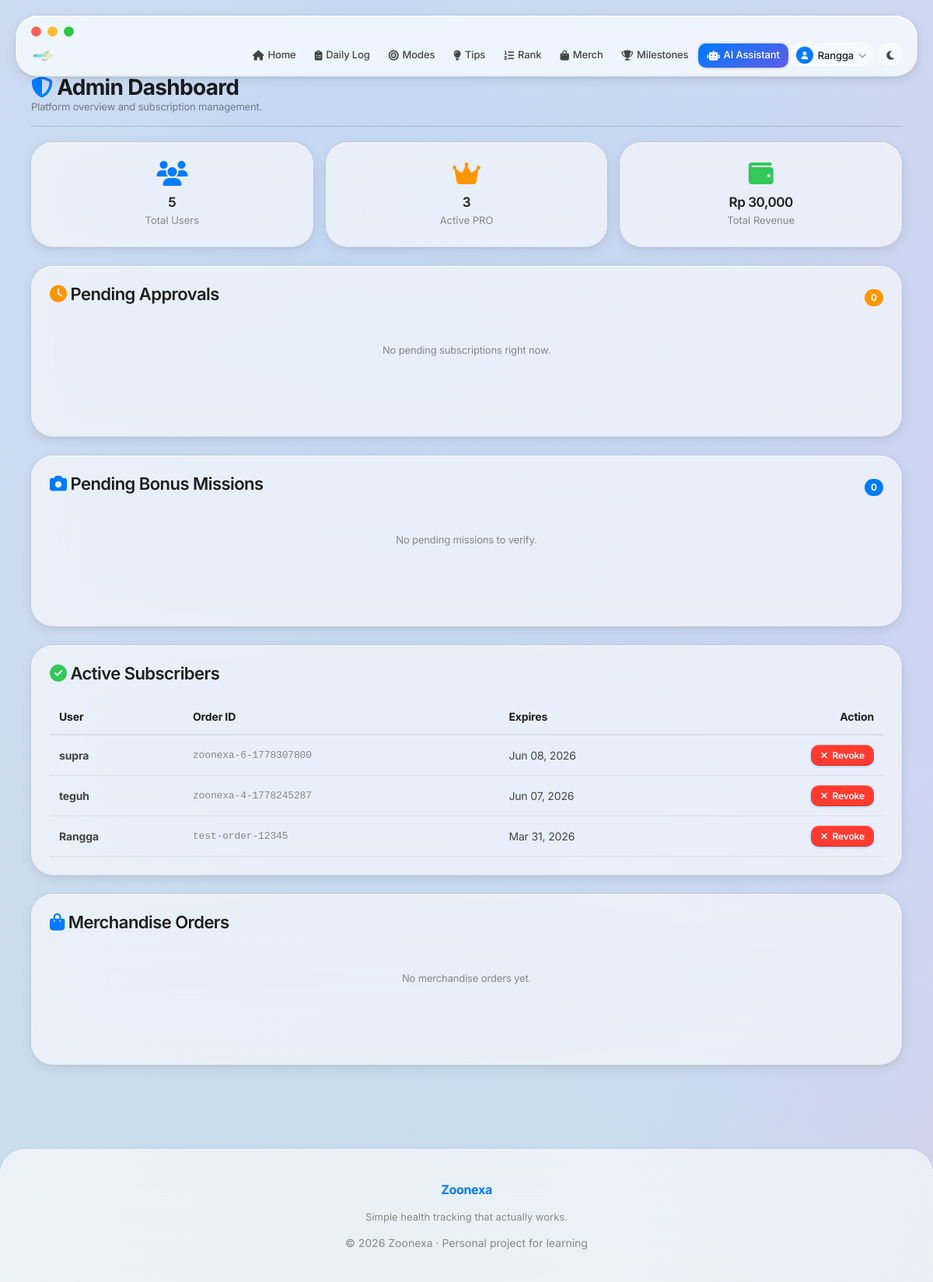
/admin.php (signed in), run on the app's committed database.
### tables this page shows
CREATE TABLE `subscriptions` (
  `id` int(11) NOT NULL AUTO_INCREMENT,
  `user_id` int(11) NOT NULL,
  `midtrans_order_id` varchar(100) NOT NULL,
  `midtrans_transaction_id` varchar(100) DEFAULT NULL,
  `status` enum('pending','active','expired','cancelled','failed') DEFAULT 'pending',
  `amount_paid` int(11) DEFAULT 10000,
  `start_date` date DEFAULT NULL,
  `end_date` date DEFAULT NULL,
  `payment_method` varchar(50) DEFAULT NULL,
  `created_at` timestamp NOT NULL DEFAULT current_timestamp(),
  `updated_at` timestamp NOT NULL DEFAULT current_timestamp() ON UPDATE current_timestamp(),
  PRIMARY KEY (`id`),
  UNIQUE KEY `midtrans_order_id` (`midtrans_order_id`),
  KEY `user_id` (`user_id`),
  CONSTRAINT `subscriptions_ibfk_1` FOREIGN KEY (`user_id`) REFERENCES `users` (`id`) ON DELETE CASCADE
);

CREATE TABLE `users` (
  `id` int(11) NOT NULL AUTO_INCREMENT,
  `username` varchar(50) NOT NULL,
  `role` enum('user','admin') DEFAULT 'user',
  `password_hash` varchar(255) NOT NULL,
  `health_mode` enum('maintain','bulking','cutting') DEFAULT 'maintain',
  `points` int(11) DEFAULT 0,
  `subscription_status` tinyint(1) DEFAULT 0,
  `created_at` timestamp NOT NULL DEFAULT current_timestamp(),
  `updated_at` timestamp NOT NULL DEFAULT current_timestamp() ON UPDATE current_timestamp(),
  PRIMARY KEY (`id`),
  UNIQUE KEY `username` (`username`)
);

### config.php (called while the page is built, shortened)
<?php
function e($string) {
    return htmlspecialchars($string ?? '', ENT_QUOTES, 'UTF-8');
}
?>

### admin.php (the view, shortened to what this page needs)
<?php
require 'config.php';
$res = $mysqli->query("SELECT COUNT(id) AS total FROM users");
$totalUsers = $res->fetch_assoc()['total'];
$res = $mysqli->query("SELECT COUNT(id) AS total FROM subscriptions WHERE status = 'active'");
$activeSubs = $res->fetch_assoc()['total'];
$res = $mysqli->query("SELECT SUM(amount_paid) AS total FROM subscriptions WHERE status = 'active'");
$totalRevenue = $res->fetch_assoc()['total'] ?? 0;
$stmt = $mysqli->prepare("
    SELECT s.*, u.username
    FROM subscriptions s
    JOIN users u ON s.user_id = u.id
    WHERE s.status = 'pending'
    ORDER BY s.created_at DESC
");
$stmt->execute();
$pendingSubs = $stmt->get_result()->fetch_all(MYSQLI_ASSOC);
$stmt = $mysqli->prepare("
    SELECT s.*, u.username
    FROM subscriptions s
    JOIN users u ON s.user_id = u.id
    WHERE s.status = 'active'
    ORDER BY s.updated_at DESC
");
$stmt->execute();
$activeList = $stmt->get_result()->fetch_all(MYSQLI_ASSOC);
$stmt = $mysqli->prepare("
    SELECT m.*, u.username
    FROM merchandise_orders m
    JOIN users u ON m.user_id = u.id
    ORDER BY FIELD(m.status, 'pending', 'processed', 'shipped'), m.created_at DESC
");
$stmt->execute();
$merchOrders = $stmt->get_result()->fetch_all(MYSQLI_ASSOC);
$stmt = $mysqli->prepare("
    SELECT b.*, u.username
    FROM bonus_missions b
    JOIN users u ON b.user_id = u.id
    WHERE b.status = 'pending'
    ORDER BY b.created_at ASC
");
$stmt->execute();
$pendingMissions = $stmt->get_result()->fetch_all(MYSQLI_ASSOC);
include 'header.php';
?>
<section class="page-section">
  <div class="page-header">
    <div>
      <h1><i class="fas fa-shield-alt" style="color: var(--primary);"></i> Admin Dashboard</h1>
      <p class="muted">Platform overview and subscription management.</p>
    </div>
  </div>
  <div style="display: grid; grid-template-columns: repeat(auto-fit, minmax(200px, 1fr)); gap: 16px; margin-bottom: 24px;">
    <div class="card" style="text-align: center; padding: 24px;">
      <i class="fas fa-users" style="font-size: 32px; color: var(--primary); margin-bottom: 12px;"></i>
      <h3 style="margin-bottom: 4px;"><?php echo number_format($totalUsers); ?></h3>
      <p class="muted small">Total Users</p>
    </div>
    <div class="card" style="text-align: center; padding: 24px;">
      <i class="fas fa-crown" style="font-size: 32px; color: var(--warning); margin-bottom: 12px;"></i>
      <h3 style="margin-bottom: 4px;"><?php echo number_format($activeSubs); ?></h3>
      <p class="muted small">Active PRO</p>
    </div>
    <div class="card" style="text-align: center; padding: 24px;">
      <i class="fas fa-wallet" style="font-size: 32px; color: var(--success); margin-bottom: 12px;"></i>
      <h3 style="margin-bottom: 4px;">Rp <?php echo number_format($totalRevenue); ?></h3>
      <p class="muted small">Total Revenue</p>
    </div>
  </div>
  <div class="card big-card" style="margin-bottom: 24px;">
    <div style="display: flex; align-items: center; justify-content: space-between; margin-bottom: 20px;">
        <h2><i class="fas fa-clock" style="color: var(--warning);"></i> Pending Approvals</h2>
        <span style="background: var(--warning); color: white; padding: 2px 8px; border-radius: 12px; font-size: 12px; font-weight: 700;"><?php echo count($pendingSubs); ?></span>
    </div>
    <?php if (count($pendingSubs) > 0): ?>
      <div style="overflow-x: auto;">
        <table style="width: 100%; border-collapse: collapse; text-align: left;">
          <thead>
            <tr style="border-bottom: 2px solid var(--border);">
              <th style="padding: 12px; color: var(--text-dark);">User</th>
              <th style="padding: 12px; color: var(--text-dark);">Order ID</th>
              <th style="padding: 12px; color: var(--text-dark);">Date</th>
              <th style="padding: 12px; color: var(--text-dark);">Amount</th>
              <th style="padding: 12px; text-align: right; color: var(--text-dark);">Action</th>
            </tr>
          </thead>
          <tbody>
            <?php foreach ($pendingSubs as $sub): ?>
            <tr style="border-bottom: 1px solid var(--border);">
              <td style="padding: 12px; color: var(--text-body);"><strong><?php echo e($sub['username']); ?></strong></td>
              <td style="padding: 12px; font-family: monospace; font-size: 13px; color: var(--text-muted);"><?php echo e($sub['midtrans_order_id']); ?></td>
              <td style="padding: 12px; color: var(--text-body);"><?php echo date('M d, Y H:i', strtotime($sub['created_at'])); ?></td>
              <td style="padding: 12px; color: var(--success); font-weight: 600;">Rp <?php echo number_format($sub['amount_paid']); ?></td>
              <td style="padding: 12px; text-align: right;">
                <form method="POST" style="margin: 0; display: inline-block;">
                  <input type="hidden" name="action" value="activate_sub">
                  <input type="hidden" name="order_id" value="<?php echo e($sub['midtrans_order_id']); ?>">
                  <input type="hidden" name="user_id" value="<?php echo e($sub['user_id']); ?>">
                  <button type="submit" class="hero-btn primary" style="padding: 8px 16px; font-size: 13px; margin: 0;" onclick="return confirm('Activate membership for <?php echo e($sub['username']); ?>?');">
                    <i class="fas fa-check-square"></i> Activate
                  </button>
                </form>
              </td>
            </tr>
            <?php endforeach; ?>
          </tbody>
        </table>
      </div>
    <?php else: ?>
      <div style="text-align: center; padding: 20px 0;">
        <p class="muted">No pending subscriptions right now.</p>
      </div>
    <?php endif; ?>
  </div>
  <div class="card big-card" style="margin-bottom: 24px;">
    <div style="display: flex; align-items: center; justify-content: space-between; margin-bottom: 20px;">
        <h2><i class="fas fa-camera" style="color: var(--primary);"></i> Pending Bonus Missions</h2>
        <span style="background: var(--primary); color: white; padding: 2px 8px; border-radius: 12px; font-size: 12px; font-weight: 700;"><?php echo count($pendingMissions); ?></span>
    </div>
    <?php if (count($pendingMissions) > 0): ?>
      <div style="overflow-x: auto;">
        <table style="width: 100%; border-collapse: collapse; text-align: left;">
          <thead>
            <tr style="border-bottom: 2px solid var(--border);">
              <th style="padding: 12px; color: var(--text-dark);">User</th>
              <th style="padding: 12px; color: var(--text-dark);">Date Logged</th>
              <th style="padding: 12px; color: var(--text-dark);">Proof</th>
              <th style="padding: 12px; text-align: right; color: var(--text-dark);">Action</th>
            </tr>
          </thead>
          <tbody>
            <?php foreach ($pendingMissions as $mission): ?>
            <tr style="border-bottom: 1px solid var(--border);">
              <td style="padding: 12px; color: var(--text-body);"><strong><?php echo e($mission['username']); ?></strong><br><span class="muted small"><?php echo ucfirst($mission['mission_type']); ?> (+<?php echo $mission['points_awarded']; ?> pts)</span></td>
              <td style="padding: 12px; color: var(--text-body);"><?php echo date('M d, Y', strtotime($mission['log_date'])); ?></td>
              <td style="padding: 12px; color: var(--text-body);">
                <?php if ($mission['proof_path']): ?>
                    <a href="<?php echo e($mission['proof_path']); ?>" target="_blank" style="color: var(--primary); font-size: 13px; text-decoration: underline;">View Proof</a>
                <?php else: ?>
                    <span class="muted small">No file</span>
                <?php endif; ?>
              </td>
              <td style="padding: 12px; text-align: right;">
                <form method="POST" style="margin: 0; display: inline-block; margin-right: 4px;">
                  <input type="hidden" name="action" value="approve_mission">
                  <input type="hidden" name="mission_id" value="<?php echo e($mission['id']); ?>">
                  <input type="hidden" name="user_id" value="<?php echo e($mission['user_id']); ?>">
                  <input type="hidden" name="points" value="<?php echo e($mission['points_awarded']); ?>">
                  <button type="submit" class="hero-btn primary" style="padding: 6px 12px; font-size: 12px; margin: 0;" onclick="return confirm('Approve this mission for <?php echo e($mission['username']); ?>?');">
                    <i class="fas fa-check"></i>
                  </button>
                </form>
                <form method="POST" style="margin: 0; display: inline-block;">
                  <input type="hidden" name="action" value="reject_mission">
                  <input type="hidden" name="mission_id" value="<?php echo e($mission['id']); ?>">
                  <button type="submit" class="hero-btn danger" style="padding: 6px 12px; font-size: 12px; margin: 0; background: var(--danger); border-color: var(--danger); color: white;" onclick="return confirm('Reject this mission?');">
                    <i class="fas fa-times"></i>
                  </button>
                </form>
              </td>
            </tr>
            <?php endforeach; ?>
          </tbody>
        </table>
      </div>
    <?php else: ?>
      <div style="text-align: center; padding: 20px 0;">
        <p class="muted">No pending missions to verify.</p>
      </div>
    <?php endif; ?>
  </div>
  <div class="card big-card">
    <h2 style="margin-bottom: 20px;"><i class="fas fa-check-circle" style="color: var(--success);"></i> Active Subscribers</h2>
    <?php if (count($activeList) > 0): ?>
      <div style="overflow-x: auto;">
        <table style="width: 100%; border-collapse: collapse; text-align: left;">
          <thead>
            <tr style="border-bottom: 2px solid var(--border);">
              <th style="padding: 12px; color: var(--text-dark);">User</th>
              <th style="padding: 12px; color: var(--text-dark);">Order ID</th>
              <th style="padding: 12px; color: var(--text-dark);">Expires</th>
              <th style="padding: 12px; text-align: right; color: var(--text-dark);">Action</th>
            </tr>
          </thead>
          <tbody>
            <?php foreach ($activeList as $sub): ?>
            <tr style="border-bottom: 1px solid var(--border);">
              <td style="padding: 12px; color: var(--text-body);"><strong><?php echo e($sub['username']); ?></strong></td>
              <td style="padding: 12px; font-family: monospace; font-size: 13px; color: var(--text-muted);"><?php echo e($sub['midtrans_order_id']); ?></td>
              <td style="padding: 12px; color: var(--text-body);"><?php echo date('M d, Y', strtotime($sub['end_date'])); ?></td>
              <td style="padding: 12px; text-align: right;">
                <form method="POST" style="margin: 0; display: inline-block;">
                  <button type="submit" class="hero-btn danger" style="padding: 6px 12px; font-size: 12px; margin: 0; background: var(--danger); border-color: var(--danger); color: white;" onclick="return confirm('Revoke membership for <?php echo e($sub['username']); ?>?');">
                    <i class="fas fa-times"></i> Revoke
                  </button>
                </form>
              </td>
            </tr>
            <?php endforeach; ?>
          </tbody>
        </table>
      </div>
    <?php else: ?>
      <div style="text-align: center; padding: 20px 0;">
        <p class="muted">No active subscribers found.</p>
      </div>
    <?php endif; ?>
  </div>
  <div class="card big-card" style="margin-top: 24px;">
    <div style="display: flex; align-items: center; justify-content: space-between; margin-bottom: 20px;">
        <h2><i class="fas fa-shopping-bag" style="color: var(--primary);"></i> Merchandise Orders</h2>
    </div>
    <?php if (count($merchOrders) > 0): ?>
      <div style="overflow-x: auto;">
        <table style="width: 100%; border-collapse: collapse; text-align: left;">
          <thead>
            <tr style="border-bottom: 2px solid var(--border);">
              <th style="padding: 12px; color: var(--text-dark);">User</th>
              <th style="padding: 12px; color: var(--text-dark);">Item</th>
              <th style="padding: 12px; color: var(--text-dark);">Shipping Details</th>
              <th style="padding: 12px; color: var(--text-dark);">Status</th>
              <th style="padding: 12px; text-align: right; color: var(--text-dark);">Action</th>
            </tr>
          </thead>
          <tbody>
            <?php foreach ($merchOrders as $order): ?>
            <tr style="border-bottom: 1px solid var(--border);">
              <td style="padding: 12px; color: var(--text-body);"><strong><?php echo e($order['username']); ?></strong><br><span class="muted small"><?php echo e($order['points_used']); ?> pts</span></td>
              <td style="padding: 12px; color: var(--text-body);"><?php echo e($order['item_name']); ?></td>
              <td style="padding: 12px; color: var(--text-body); font-size: 13px;">
                <strong><?php echo e($order['full_name']); ?></strong> (<?php echo e($order['phone']); ?>)<br>
                <span class="muted"><?php echo e($order['address']); ?></span>
              </td>
              <td style="padding: 12px;">
                <?php if ($order['status'] === 'pending'): ?>
                    <span style="background: var(--warning); color: white; padding: 2px 8px; border-radius: 12px; font-size: 12px; font-weight: 700;">Pending</span>
                <?php else: ?>
                    <span style="background: var(--success); color: white; padding: 2px 8px; border-radius: 12px; font-size: 12px; font-weight: 700;">Shipped</span>
                <?php endif; ?>
              </td>
              <td style="padding: 12px; text-align: right;">
                <?php if ($order['status'] === 'pending'): ?>
                    <form method="POST" style="margin: 0; display: inline-block;">
                      <input type="hidden" name="action" value="ship_order">
                      <input type="hidden" name="order_id" value="<?php echo e($order['id']); ?>">
                      <button type="submit" class="hero-btn primary" style="padding: 6px 12px; font-size: 12px; margin: 0;" onclick="return confirm('Mark order for <?php echo e($order['full_name']); ?> as shipped?');">
                        <i class="fas fa-truck"></i> Mark Shipped
                      </button>
                    </form>
                <?php endif; ?>
              </td>
            </tr>
            <?php endforeach; ?>
          </tbody>
        </table>
      </div>
    <?php else: ?>
      <div style="text-align: center; padding: 20px 0;">
        <p class="muted">No merchandise orders yet.</p>
      </div>
    <?php endif; ?>
  </div>
</section>
<?php include 'footer.php'; ?>

### data on the page
subscriptions: user.username "supra", midtrans_order "zoonexa-6-1778307800", end_date "Jun 08, 2026"
subscriptions: user.username "teguh", midtrans_order "zoonexa-4-1778245287", end_date "Jun 07, 2026"
subscriptions: user.username "Rangga", midtrans_order "test-order-12345", end_date "Mar 31, 2026"

### other printed values
$_SESSION['username'] "Rangga"
$totalUsers "5"
$activeSubs "3"
$totalRevenue "30,000"
count($pendingSubs) "0"
count($pendingMissions) "0"
